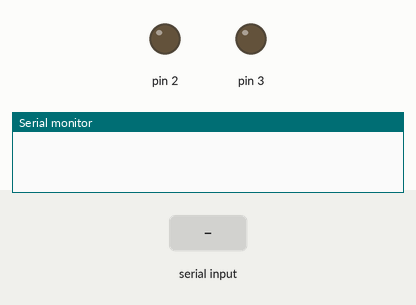
Recording of a sketch running on a simulated Arduino Uno, built with avr-gcc and run on an emulated ATmega328P. Parts: output pins drawn as LEDs (lit = HIGH), the last lines printed to the serial monitor. The test bench sets the inputs (shaded band).

Above: at 1.2 s.
1.3 s: "all led on" received over Serial
At 2.7 s:
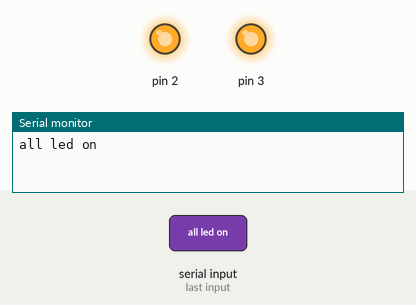
3.8 s: "all led off" received over Serial
At 5.8 s:
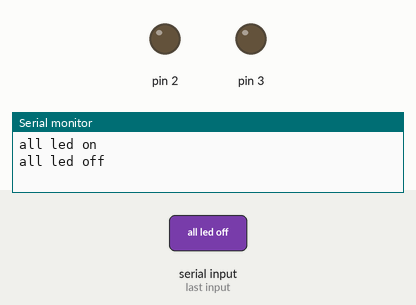
6.3 s: "green light on" received over Serial
At 7.8 s:
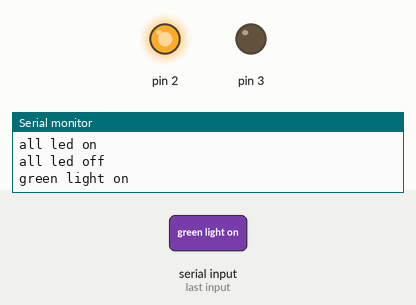
Timing chart, 0 to 9.3 s (numbered marks = the images above; inputs shaded):
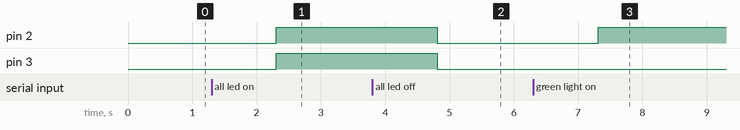

Measured:
- after the input at 1.3 s, pin 2, pin 3: LOW → HIGH after 1.0 s
- after the input at 3.8 s, pin 2, pin 3: HIGH → LOW after 1.0 s
- after the input at 6.3 s, pin 2: LOW → HIGH after 1.0 s

The sketch:

basicbluetooth.ino
```cpp
String value;
void setup() {
  // put your setup code here, to run once:
  pinMode(2,OUTPUT);
  pinMode(3,OUTPUT);
  Serial.begin(9600);

}

void loop() {
    if (Serial.available())
    {
      value=Serial.readString();
      Serial.println(value);
    }
    if(value=="all led on")
    {
      digitalWrite(2,HIGH);
      digitalWrite(3,HIGH);
    }
    if(value=="all led off")
    {
      digitalWrite(2,LOW);
      digitalWrite(3,LOW);
    }
    if(value=="green light on")
    {
      digitalWrite(2,HIGH);
    }
    if(value=="red light on")
    {
      digitalWrite(3,HIGH);
    }

}
```
